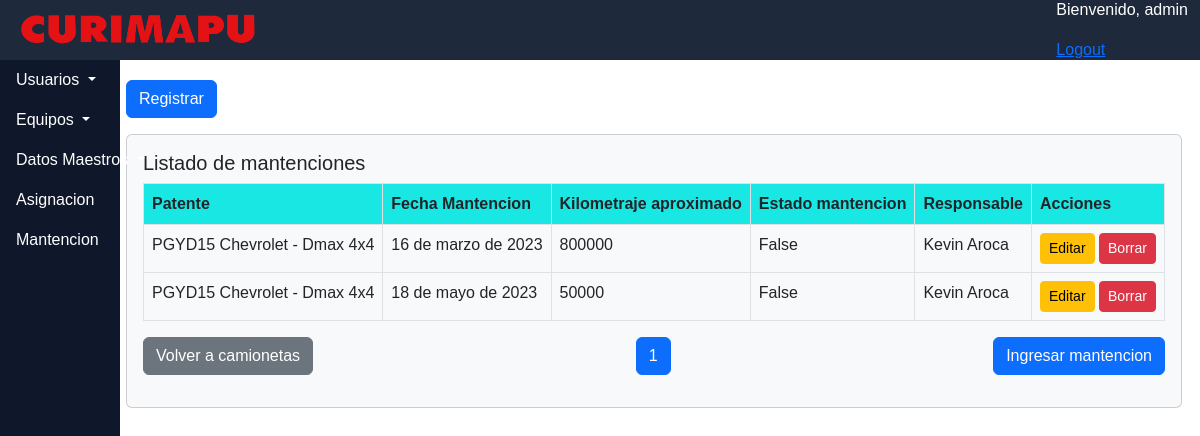
The page /dashboard/mantencion/2 (signed in) on the database its author committed.
### dashboard/models.py (models this page shows, shortened)
class Mantenciones(models.Model):
    m_patente = models.ForeignKey(Camionetas, on_delete=models.CASCADE)
    fecha_mantencion = models.DateField(default= None)
    m_kilometraje = models.IntegerField(verbose_name='Kilometraje aproximado de la mantencion')
    m_estado = models.BooleanField(default=False)
    responsable = models.ForeignKey(Asignacion,on_delete=models.CASCADE)

class Camionetas(models.Model):
    patente = models.CharField(max_length=20,unique=True)
    modelo_camioneta = models.ForeignKey(Modelos,on_delete=models.CASCADE)
    mantencion = models.DateField()
    observaciones_camionetas = models.CharField(max_length=100)
    disponible = models.BooleanField()
    modalidad = models.CharField(choices=listado_modalidades,max_length=20,verbose_name='listado modalidades')
    vin = models.CharField(max_length=20,unique=True)
    kilometraje = models.IntegerField()
    fecha_recepcion = models.DateField(null=True,blank=True)
    fecha_entrega = models.DateField(null=True,blank=True)
    def __str__(self):
        return (u"{} {}").format(
            self.patente,
            self.modelo_camioneta,
        )
    class Meta:
        ordering = ['patente']

class Modelos(models.Model):
    m_marca = models.ForeignKey(Marca,on_delete=models.CASCADE,verbose_name='Marca')
    m_param = models.ForeignKey(ParamTipo,on_delete=models.CASCADE,verbose_name='Tipo')
    m_modelo = models.CharField(max_length=50,unique=True,verbose_name='Modelo')
    m_procesador = models.ForeignKey(Procesador,default="01",on_delete=models.SET_DEFAULT,help_text="Por favor marcar 'No aplica' para las camionetas"
                                     ,verbose_name='Procesador')
    def __str__(self):
        return str(u"{} - {}").format(
            self.m_marca,
            self.m_modelo,
        )
    class Meta:
        ordering = ['m_marca']

class Marca(models.Model):
    marca = models.CharField(max_length=20, unique= True)
    def __str__(self):
        return self.marca

class Asignacion(models.Model):
    usuario = models.ForeignKey(Usuarios, on_delete=models.CASCADE,verbose_name="Trabajador")
    num = models.ForeignKey(Num_telefono, on_delete=models.CASCADE,null=True,blank=True,verbose_name="Numero de telefono")
    smartphone_a = models.ForeignKey(Smartphones, on_delete=models.CASCADE, null=True,blank=True,verbose_name="Smartphone")
    fecha_sma = models.DateField(default= None,null=True,blank=True,verbose_name="Fecha de entrega")
    tablet_a = models.ForeignKey(Tablets, on_delete=models.CASCADE,null=True,blank=True,verbose_name="Tablet")
    fecha_ta = models.DateField(default= None,null=True,blank=True,verbose_name="Fecha de entrega")
    notebook_a = models.ForeignKey(Notebooks, on_delete=models.CASCADE,null=True,blank=True,verbose_name="Notebook")
    fecha_nt = models.DateField(default= None,null=True,blank=True,verbose_name="Fecha de entrega")
    camionetas_a =models.ForeignKey(Camionetas, on_delete=models.CASCADE,null=True,blank=True,verbose_name="Camioneta")
    fecha_cm = models.DateField(default= None,null=True,blank=True,verbose_name="Feha de entrega")
    vigente = models.BooleanField(help_text='marcar si es la asignacion actual del usuario.') #registro actual, si / no)
    def __str__(self):
        return str(self.usuario)

class  Usuarios(models.Model): #Editar Views and Forms.
    rut = models.CharField(max_length=10, null=False, blank=False, unique=True)
    nombre = models.CharField(max_length=30, null=False)
    apellido = models.CharField(max_length=20, null=False)
    correo = models.EmailField(max_length=50,null=True, blank=True)
    empresa = models.CharField(max_length=20)
    gerente = models.CharField(max_length=20)
    centro_de_costo = models.CharField(choices=listado_centrosdecostos, max_length=30, verbose_name='Centro de Costo')
    def __str__(self):
        return u"{} {}".format(
            self.nombre,
            self.apellido
        )
    class Meta:
        verbose_name = "Trabajadores"
        ordering = ['nombre']

### dashboard/views.py (the view)
# urls.py: path('mantencion/<int:pk>', views.listado_mantenciones.as_view(), name = 'mantenciones'),
@method_decorator(login_required, name='dispatch' )
class listado_mantenciones(ListView):
    model = Mantenciones
    template_name = 'dashboard/listado_mantenciones.html'
    context_object_name = 'mantenciones'
    paginate_by = 20
    def get_queryset(self):
        camionetas_id = self.kwargs.get('pk')
        return Mantenciones.objects.filter(m_patente_id=camionetas_id)

### dashboard/templates/dashboard/listado_mantenciones.html (shortened to what this page needs)
{% extends "dashboard/base.html" %}
{% load crispy_forms_tags %}
{% load static %}
{% block content %}
<p>
    <button type="button" class="btn btn-primary" onclick="location.href='{% url 'dashboard:newmante' %}'">Registrar</button>
</p>
<div class="card text-dark bg-light mb-3">
  <div class="card-body">
      <h5 class="card-title">Listado de mantenciones</h5>
      <div class="table-responsive" style="max-height: calc(100vh - 230px); overflow-y: auto;">
        <table class="table table-hover table-bordered">
            <thead style="background-color: rgb(25, 231, 227);">
            <tr>
                <th>Patente</th>
                <th>Fecha Mantencion</th>
                <th>Kilometraje aproximado</th>
                <th>Estado mantencion</th>
                <th>Responsable</th>
                <th>Acciones</th>
            </tr>
        </thead>
        <tbody>
            {% for Mantenciones in object_list %}
            <tr class="table-hover">
                <td>{{ Mantenciones.m_patente }}</td>
                <td>{{ Mantenciones.fecha_mantencion }}</td>
                <td>{{ Mantenciones.m_kilometraje }}</td>
                <td>{{ Mantenciones.m_estado }}</td>
                <td>{{ Mantenciones.responsable }}</td>
                <td><a href="{% url "dashboard:editmante" Mantenciones.pk %}" class="btn btn-warning btn-sm">Editar</a>
                    <a href="{% url "dashboard:deletmante" Mantenciones.pk %}" class="btn btn-danger btn-sm">Borrar</a>
                </td>
            </tr>
            {% endfor %}
        </tbody>
    </table>
</div>
<div class="pagination d-flex justify-content-between">
  <p>
    <a href="{% url "dashboard:panel_camionetas" %}" class="btn btn-secondary">Volver a camionetas</a>
</p>
  <ul class="pagination">
    {% for num in page_obj.paginator.page_range %}
      {% if page_obj.number == num %}
        <li class="page-item active"><a class="page-link" href="?page={{ num }}">{{ num }}</a></li>
      {% elif num > page_obj.number|add:'-3' and num < page_obj.number|add:'3' %}
        <li class="page-item"><a class="page-link" href="?page={{ num }}">{{ num }}</a></li>
      {% endif %}
    {% endfor %}
  </ul>
    <p>
        <button type="button" class="btn btn-primary" onclick="location.href='{% url 'dashboard:newmante' %}'">Ingresar mantencion</button>
    </p>
</div>
</div>
{% endblock %}

### dashboard/templates/dashboard/base.html (shortened to what this page needs)
<!DOCTYPE html>
<html lang="es">
<html>
    <head>
        {% load static %}
            <link href="
            https://cdn.jsdelivr.net/npm/bootstrap@5.2.3/dist/css/bootstrap.min.css
            " rel="stylesheet">
    </head>
<body>
    <header>
        {% block header %}
        <nav class="navbar navbar-expand-lg navbar-dark fixed-top" style="background-color: rgb(30 41 59); z-index:2;">
            <div class="container-fluid">
                <a class="navbar-brand" href="{% url "dashboard:index" %}">
                        <img src="{% static '/img/logocurimapu.png' %}" alt="Curimapu" width="250px" height="40px">
                </a>
                <div class ="d-flex justify-content-between">
                  <div class = "ml-auto">
                  <p style="color: white;">Bienvenido, {{ request.user.username }}</p>
                  <a href="{% url 'dashboard:logout' %}">Logout</a>
                </div>
              </div>
                </div>
        </nav>
        {% endblock %}
    </header>
    {% block side %}
    <div class="sidebar">
      <ul class="nav flex-column">
        <li class="nav-item dropdown">
          <a class="nav-link dropdown-toggle" href="#" id="usuariosDropdown" role="button" data-bs-toggle="dropdown" aria-expanded="false">
            Usuarios
          </a>
        </li>
        <li class="nav-item dropdown">
          <a class="nav-link dropdown-toggle" href="#" id="equiposDropdown" role="button" data-bs-toggle="dropdown" aria-expanded="false">
            Equipos
          </a>
        </li>
        <li class="nav-item dropdown">
          <a class="nav-link dropdown-toggle" href="#" id="datosMaestrosDropdown" role="button" data-bs-toggle="dropdown" aria-expanded="false">
            Datos Maestros
          </a>
        </li>
        <li class="nav-item">
          <a class="nav-link" href="{% url "dashboard:panel_asignacion" %}">Asignacion</a>
        </li>
        <li class="nav-item">
          <a class="nav-link" href="{% url "dashboard:panel_mantencion" %}">Mantencion</a>
        </li>
      </ul>
    </div>
    {% endblock %}
    <main>
        {% block content %}{% endblock %}
    </main>
</body>
</html>

### dashboard/templates/dashboard/base.html (style rules this page uses)
body { font-family: 'OpenSans-Light', sans-serif; }
.sidebar { width: 12.5%; background-color: rgb(15, 23, 42); height: 100dvh; position: fixed; width: 10%; top: 1; left: 0; z-index: 1; }
.navbar { position: fixed; top: 0; left: 0%; width: 100%; height: 60px; z-index: 1; }
.nav-link { color: #fff; }
main { margin-top: 60px; margin-left: 10.5%; width: 88%; padding-top: 20px; z-index: 1; }

### rows shown on the page
Mantenciones: m_patente "PGYD15 Chevrolet - Dmax 4x4", fecha_mantencion "16 de marzo de 2023", m_kilometraje "800000", m_estado "False", responsable "Kevin Aroca"
Mantenciones: m_patente "PGYD15 Chevrolet - Dmax 4x4", fecha_mantencion "18 de mayo de 2023", m_kilometraje "50000", m_estado "False", responsable "Kevin Aroca"

### other values the page prints
{{ request.user.username }} "admin"
{{ num }} "1"
